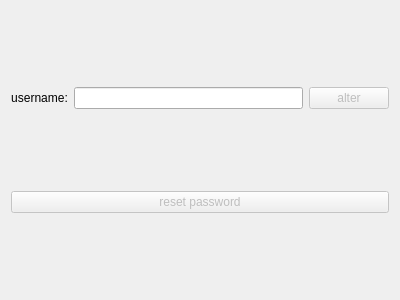
<?xml version="1.0" encoding="UTF-8"?>
<ui version="4.0">
 <class>ProfileWidget</class>
 <widget class="QWidget" name="ProfileWidget">
  <property name="geometry">
   <rect>
    <x>0</x>
    <y>0</y>
    <width>400</width>
    <height>300</height>
   </rect>
  </property>
  <property name="windowTitle">
   <string>Profile</string>
  </property>
  <layout class="QGridLayout" name="gridLayout">
   <item row="1" column="3">
    <widget class="QLineEdit" name="usernameLineEdit">
     <property name="readOnly">
      <bool>true</bool>
     </property>
    </widget>
   </item>
   <item row="2" column="2" colspan="3">
    <widget class="QPushButton" name="passwordResetPushButton">
     <property name="enabled">
      <bool>false</bool>
     </property>
     <property name="text">
      <string>reset password</string>
     </property>
    </widget>
   </item>
   <item row="1" column="2">
    <widget class="QLabel" name="usernamePromptLabel">
     <property name="text">
      <string>username:</string>
     </property>
     <property name="alignment">
      <set>Qt::AlignmentFlag::AlignCenter</set>
     </property>
    </widget>
   </item>
   <item row="1" column="4">
    <widget class="QPushButton" name="usernameAlterPushButton">
     <property name="enabled">
      <bool>false</bool>
     </property>
     <property name="text">
      <string>alter</string>
     </property>
    </widget>
   </item>
  </layout>
 </widget>
 <resources/>
 <connections/>
</ui>
